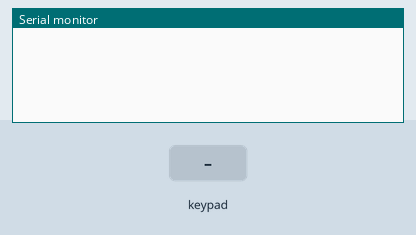
Recording of a sketch running on a simulated Arduino Uno, built with avr-gcc and run on an emulated ATmega328P. Shown: the last lines printed to the serial monitor. The test bench sets the inputs (shaded band).

Above: at 1.2 s.
1.3 s: key 'A' pressed
At 2.5 s:
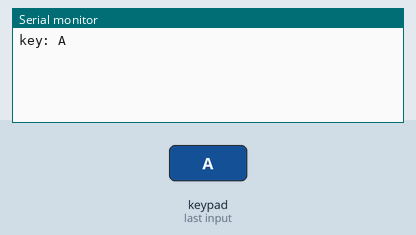
2.8 s: key 'B' pressed
At 3.8 s:
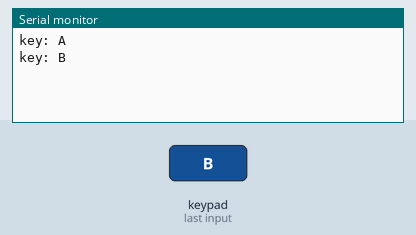
4.3 s: key 'C' pressed
At 5.0 s:
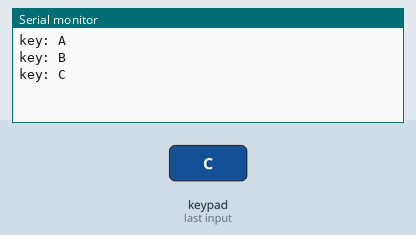
5.8 s: key 'D' pressed
At 7.0 s:
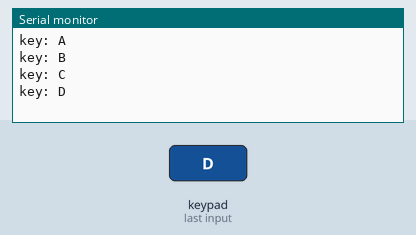
7.3 s: key 'E' pressed
At 8.5 s:
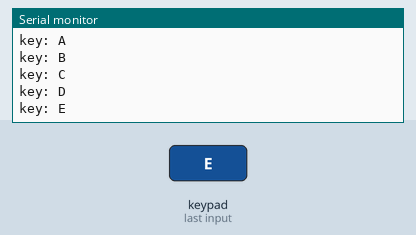
8.8 s: key 'F' pressed
At 9.7 s:
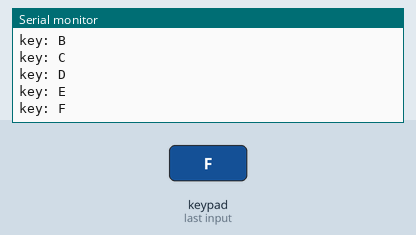

Measured:
- after the input at 1.3 s, the serial monitor: prints a new line at once (image 1)
- after the input at 2.8 s, the serial monitor: prints a new line at once (image 2)
- after the input at 4.3 s, the serial monitor: prints a new line at once (image 3)
- after the input at 5.8 s, the serial monitor: prints a new line at once (image 4)
- after the input at 7.3 s, the serial monitor: prints a new line at once (image 5)
- after the input at 8.8 s, the serial monitor: prints a new line at once (image 6)

The sketch:

serial_keypad.ino
```cpp
#include "Arduino.h"
#include "Keypad.h"

const byte ROWS = 4; //four rows
const byte COLS = 3; //three columns
char myKeys[ROWS][COLS] = {
  {'A', 'B', 'C'},
  {'D', 'E', 'F'},
  {'H', 'I', 'J'},
  {'K', 'L', 'M'}
};
byte colPins[COLS] = {2, 3, 4}; //connect to the column pinouts of the keypad (first 3 from left)
byte rowPins[ROWS] = {5, 6, 7, 8}; //connect to the row pinouts of the keypad (next 4 fromt left)

Keypad customKeypad = Keypad( makeKeymap(myKeys), rowPins, colPins, ROWS, COLS);

void setup() {
  Serial.begin(9600);
}

void loop() {
  char customKey = customKeypad.getKey();

  if (customKey) {
    Serial.print("key: ");
    Serial.print(customKey);
    Serial.println(" ");
    delay(20);
  }
}
```
